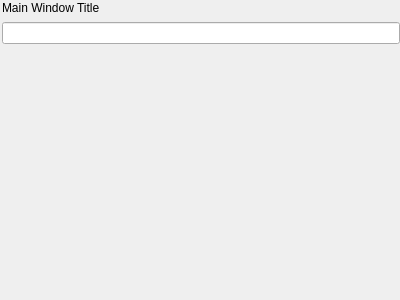
<?xml version="1.0" encoding="UTF-8"?>
<ui version="4.0">
 <class>form</class>
 <widget class="QWidget" name="form">
  <property name="geometry">
   <rect>
    <x>0</x>
    <y>0</y>
    <width>400</width>
    <height>300</height>
   </rect>
  </property>
  <property name="windowTitle">
   <string>Form</string>
  </property>
  <layout class="QGridLayout" name="gridLayout">
   <property name="leftMargin">
    <number>0</number>
   </property>
   <property name="topMargin">
    <number>0</number>
   </property>
   <property name="rightMargin">
    <number>0</number>
   </property>
   <property name="bottomMargin">
    <number>0</number>
   </property>
   <property name="spacing">
    <number>0</number>
   </property>
   <item row="1" column="0">
    <spacer name="verticalSpacer">
     <property name="orientation">
      <enum>Qt::Vertical</enum>
     </property>
     <property name="sizeHint" stdset="0">
      <size>
       <width>20</width>
       <height>213</height>
      </size>
     </property>
    </spacer>
   </item>
   <item row="0" column="0">
    <widget class="QWidget" name="widget" native="true">
     <layout class="QGridLayout" name="gridLayout_3">
      <property name="leftMargin">
       <number>2</number>
      </property>
      <property name="topMargin">
       <number>0</number>
      </property>
      <property name="rightMargin">
       <number>0</number>
      </property>
      <property name="bottomMargin">
       <number>0</number>
      </property>
      <item row="1" column="1">
       <widget class="QLineEdit" name="lineEdit"/>
      </item>
      <item row="0" column="1">
       <widget class="QLabel" name="label">
        <property name="minimumSize">
         <size>
          <width>121</width>
          <height>16</height>
         </size>
        </property>
        <property name="text">
         <string>Main Window Title</string>
        </property>
       </widget>
      </item>
     </layout>
    </widget>
   </item>
  </layout>
 </widget>
 <resources/>
 <connections/>
</ui>
